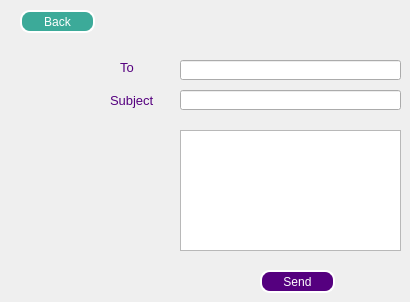
    <widget class="QWidget" name="Mail">
     <widget class="QPushButton" name="DecoratorStatBackButton_2">
      <property name="geometry">
       <rect>
        <x>20</x>
        <y>10</y>
        <width>75</width>
        <height>23</height>
       </rect>
      </property>
      <property name="styleSheet">
       <string notr="true">border-radius: 10px;
border-width : 2px;
border-style : outset;
background-color:rgb(60,170,153);
color : white</string>
      </property>
      <property name="text">
       <string>Back</string>
      </property>
     </widget>
     <widget class="QLineEdit" name="hall_mail_to_line">
      <property name="geometry">
       <rect>
        <x>180</x>
        <y>60</y>
        <width>221</width>
        <height>20</height>
       </rect>
      </property>
     </widget>
     <widget class="QLineEdit" name="hall_mail_subject_line">
      <property name="geometry">
       <rect>
        <x>180</x>
        <y>90</y>
        <width>221</width>
        <height>20</height>
       </rect>
      </property>
     </widget>
     <widget class="QTextEdit" name="hall_mail_plainText">
      <property name="geometry">
       <rect>
        <x>180</x>
        <y>130</y>
        <width>221</width>
        <height>121</height>
       </rect>
      </property>
     </widget>
     <widget class="QPushButton" name="hall_mail_send_button">
      <property name="geometry">
       <rect>
        <x>260</x>
        <y>270</y>
        <width>75</width>
        <height>23</height>
       </rect>
      </property>
      <property name="styleSheet">
       <string notr="true">border-radius: 10px;
border-width : 2px;
border-style : outset;
background-color: rgb(85, 0, 127);
color : white</string>
      </property>
      <property name="text">
       <string>Send</string>
      </property>
     </widget>
     <widget class="QLabel" name="hall_mail_to_label">
      <property name="geometry">
       <rect>
        <x>120</x>
        <y>60</y>
        <width>47</width>
        <height>14</height>
       </rect>
      </property>
      <property name="styleSheet">
       <string notr="true">color: rgb(85, 0, 127);
font : 10pt;
</string>
      </property>
      <property name="text">
       <string>To </string>
      </property>
     </widget>
     <widget class="QLabel" name="hall_mail_subject_label">
      <property name="geometry">
       <rect>
        <x>110</x>
        <y>90</y>
        <width>61</width>
        <height>20</height>
       </rect>
      </property>
      <property name="styleSheet">
       <string notr="true">color: rgb(85, 0, 127);
font : 10pt;
</string>
      </property>
      <property name="text">
       <string>Subject </string>
      </property>
     </widget>
    </widget>
